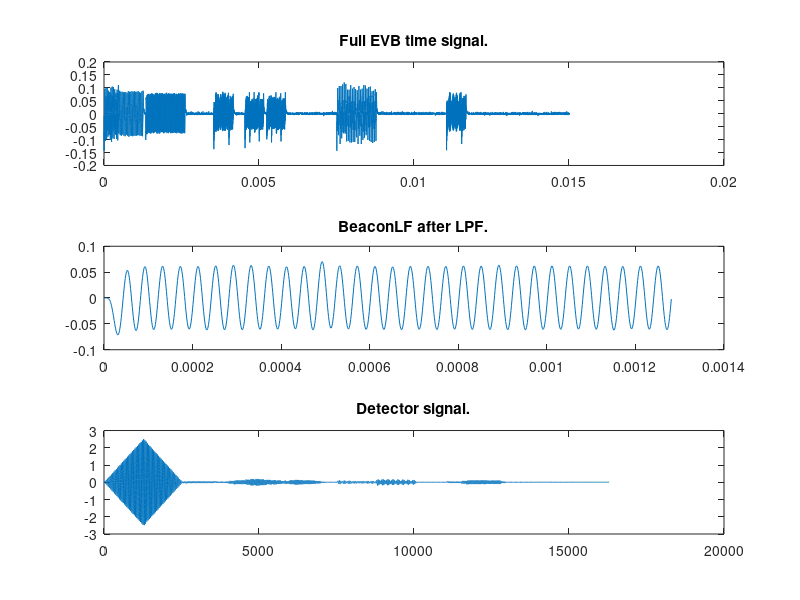

Here is the MATLAB script that generated this plot:
%mducng/SoC/D2/G2touch
%%%%%%%%%%%%%%%%%%%%%%%%%%%%%%%%%%%%%%%%%%%%%%%%%%%%%%%%%%%%%%%%%%%%%%%%%%%
clc;
clear;
close all;
%%%%%%%%%%%%%%%%%%%%%%%%%%%%%%%%%%%%%%%%%%%%%%%%%%%%%%%%%%%%%%%%%%%%%%%%%%%
% filter lowpass design
Fs                      = 1000000;                     % sampling frequency (Hz)
wc                      = 30000;                       % Cutoff frequency
n                       = 6;                           % filter order = 2*n = 12
w1                      = (2*wc)/Fs;
[b, a]                  = butter(n,w1);
%%%%%%%%%%%%%%%%%%%%%%%%%%%%%%%%%%%%%%%%%%%%%%%%%%%%%%%%%%%%%%%%%%%%%%%%%%%
% load txt file
load EVB1M.txt;
dataraw                 = EVB1M;
temp                    = size(dataraw);
length_full             = temp(1);
x_full_raw              = dataraw;
%%%%%%%%%%%%%%%%%%%%%%%%%%%%%%%%%%%%%%%%%%%%%%%%%%%%%%%%%%%%%%%%%%%%%%%%%%%
Fs                      = 10^6;  
dt                      = 1/Fs;
%%%%%%%%%%%%%%%%%%%%%%%%%%%%%%%%%%%%%%%%%%%%%%%%%%%%%%%%%%%%%%%%%%%%%%%%%%%
% Substract mean:
x_full                  = x_full_raw - mean(x_full_raw);
t_full                  = (1:1:length(x_full))*dt;
%%%%%%%%%%%%%%%%%%%%%%%%%%%%%%%%%%%%%%%%%%%%%%%%%%%%%%%%%%%%%%%%%%%%%%%%%%%
% load Beacon LF:
x_beaconLF_raw          = x_full(1:1:1281);
% Substract mean:
x_beaconLF              = x_beaconLF_raw - mean(x_beaconLF_raw);
x_beaconLF_lp           = filter(b,a,x_beaconLF);
t_beaconLF              = (1:1:length(x_beaconLF))*dt;
%%%%%%%%%%%%%%%%%%%%%%%%%%%%%%%%%%%%%%%%%%%%%%%%%%%%%%%%%%%%%%%%%%%%%%%%%%%
% Matched filter:
y_Corr                  = conv(x_beaconLF_lp,x_full);
% plot full EVB time signal
figure(1);
subplot(3,1,1);
plot(t_full,x_full);
title('Full EVB time signal.');
subplot(3,1,2);
plot(t_beaconLF,x_beaconLF_lp);
title('BeaconLF after LPF.');
subplot(3,1,3);
plot(y_Corr);
title('Detector signal.');
